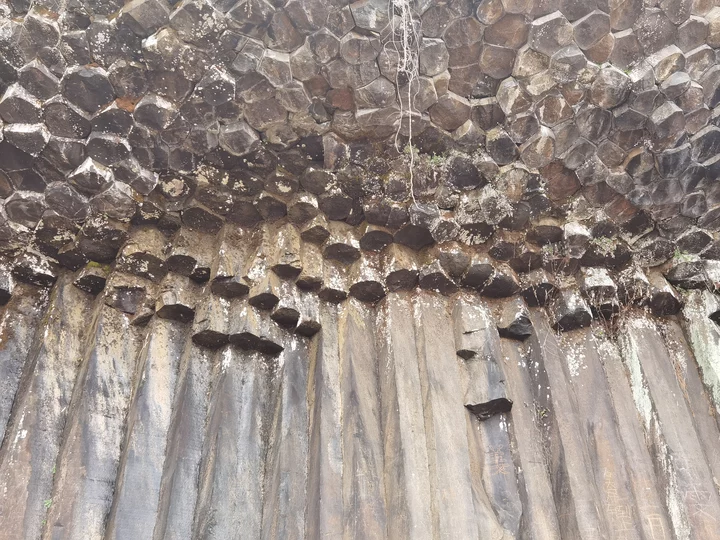
#> input picture mv/1.png, 720 x 540 px, found by its file name
$ python test2.py
#> lines starting #> are read from the running program, lines starting #| are printed output that depends on the picture
import matplotlib.pyplot as plt
import numpy as np
from PIL import Image

# 设置 matplotlib 支持中文显示
plt.rcParams['font.sans-serif'] = ['SimHei', 'Microsoft YaHei', 'SimSun']
plt.rcParams['axes.unicode_minus'] = False

def load_image(path):
    """加载图像并转为灰度"""
#> called with path = 'D:\\vision\\mv\\1.png'
    img = Image.open(path).convert('L')  # 转为灰度图
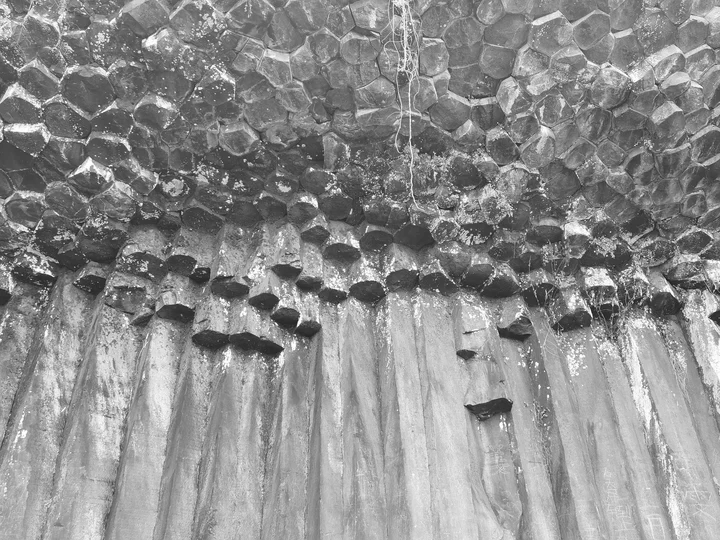
#> img: PIL image 720x540 L; min 28, max 255, mean 142.2
    return np.array(img)

def sobel_operator(image):
    """
    手动实现 Sobel 算子
    """
    # Sobel 核
    sobel_x = np.array([[-1, 0, 1],
                        [-2, 0, 2],
                        [-1, 0, 1]])

    sobel_y = np.array([[-1, -2, -1],
                        [ 0,  0,  0],
                        [ 1,  2,  1]])

    h, w = image.shape
#> h = 540; w = 720
    output_x = np.zeros((h, w), dtype=np.float64)
    output_y = np.zeros((h, w), dtype=np.float64)

    # 填充边界（补零）
    padded = np.pad(image.astype(np.float64), pad_width=1, mode='constant', constant_values=0)
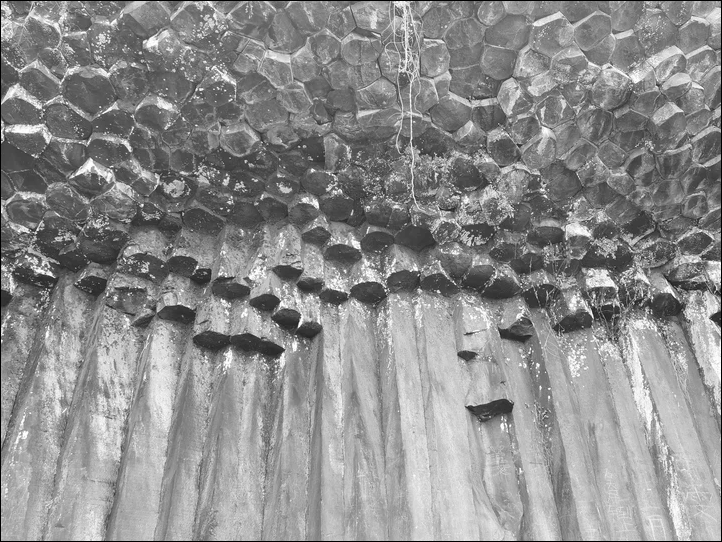
#> padded: shape (542, 722) float64; min 0, max 255, mean 141.3

    # 卷积操作
    for i in range(h):
        for j in range(w):
            # 提取 3x3 区域
            region = padded[i:i+3, j:j+3]
            # 卷积计算
            output_x[i, j] = np.sum(region * sobel_x)
            output_y[i, j] = np.sum(region * sobel_y)
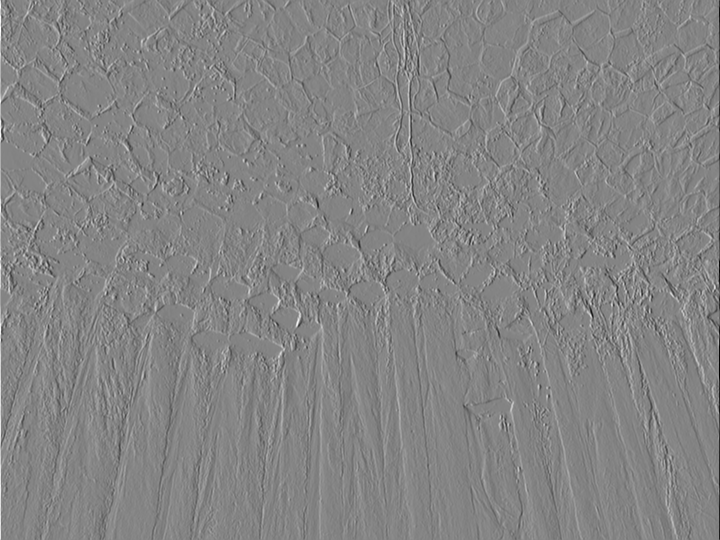
#> output_x: shape (540, 720) float64; min -1010, max 936, mean 0.1; drawn with min black and max white
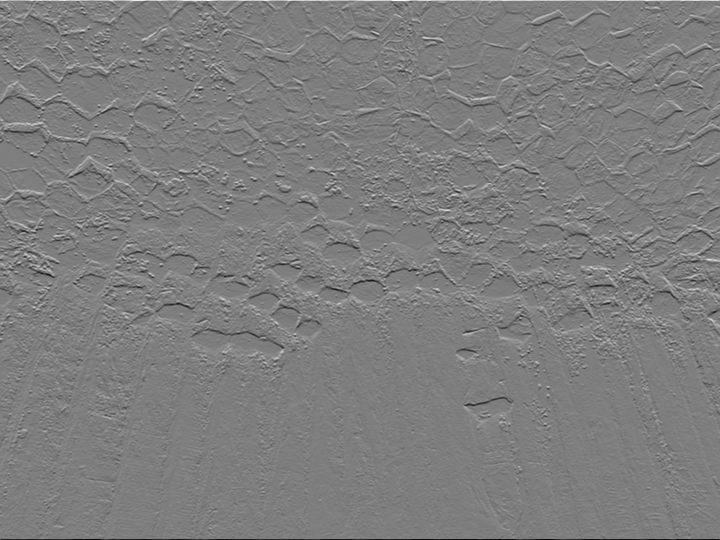
#> output_y: shape (540, 720) float64; min -934, max 953, mean 0.3; drawn with min black and max white

    return output_x, output_y

def normalize(image):
    """归一化到 0-255"""
    img_min = np.min(image)
#> img_min = -1010
    img_max = np.max(image)
#> img_max = 936
    if img_max - img_min == 0:
        return np.zeros_like(image, dtype=np.uint8)
    return ((image - img_min) / (img_max - img_min) * 255).astype(np.uint8)

def combine_edges(grad_x, grad_y):
    """组合两个方向的梯度"""
    # 计算梯度幅值
    magnitude = np.sqrt(grad_x**2 + grad_y**2)
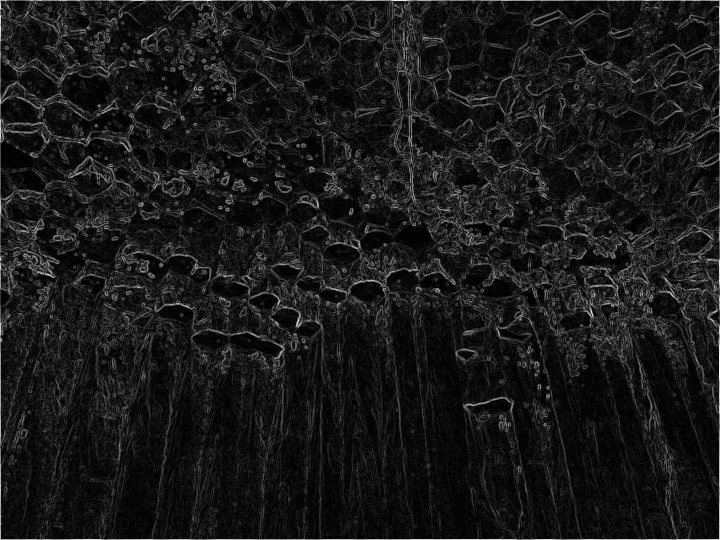
#> magnitude: shape (540, 720) float64; min 0, max 1010, mean 98.5; drawn with min black and max white
    return normalize(magnitude)

# 主程序
if __name__ == "__main__":
    # 读取图像
    img_path = r"D:\vision\mv\1.png"
    gray = load_image(img_path)

    # 应用 Sobel 算子
    grad_x, grad_y = sobel_operator(gray)

    # 归一化显示
    grad_x_norm = normalize(grad_x)
    grad_y_norm = normalize(grad_y)

    # 组合边缘
    combined = combine_edges(grad_x, grad_y)

    # 显示结果
    titles = ['原始图像', 'Sobel X (垂直边缘)', 'Sobel Y (水平边缘)', 'Sobel 组合']
    images = [gray, grad_x_norm, grad_y_norm, combined]

    plt.figure(figsize=(12, 8))
    for i in range(4):
        plt.subplot(2, 2, i+1)
        plt.imshow(images[i], cmap='gray')
        plt.title(titles[i])
        plt.xticks([]), plt.yticks([])
    plt.tight_layout()
    plt.show()

    print("Sobel 算子完成！")
    print(f"梯度 X 范围：{grad_x.min():.2f} ~ {grad_x.max():.2f}")
#| 梯度 X 范围：-1010.00 ~ 936.00
    print(f"梯度 Y 范围：{grad_y.min():.2f} ~ {grad_y.max():.2f}")
#| 梯度 Y 范围：-934.00 ~ 953.00

$ run again, with mv/2.png copied over mv/1.png
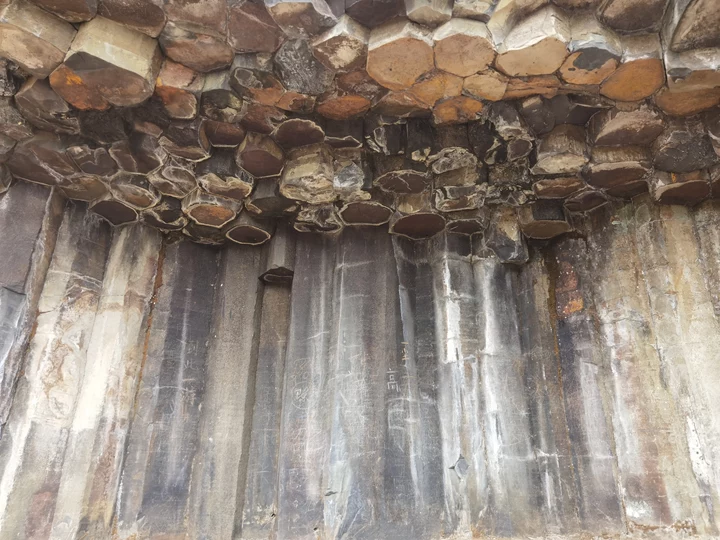
#> input picture mv/2.png, 720 x 540 px, found by its file name
#> after the loop in sobel_operator, `for i in range(h):`:
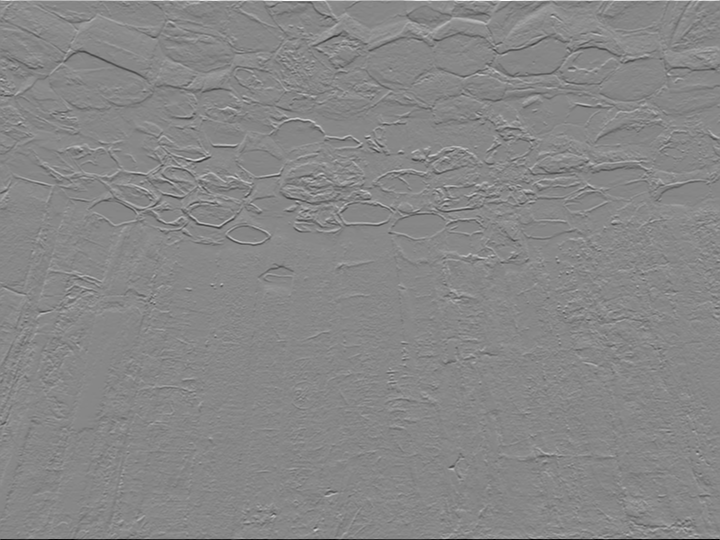
#> output_y: shape (540, 720) float64; min -949, max 838, mean 0.5; drawn with min black and max white
#> img_min = -985
#> img_max = 1018
#> in combine_edges, `magnitude = np.sqrt(grad_x**2 + grad_y**2)`:
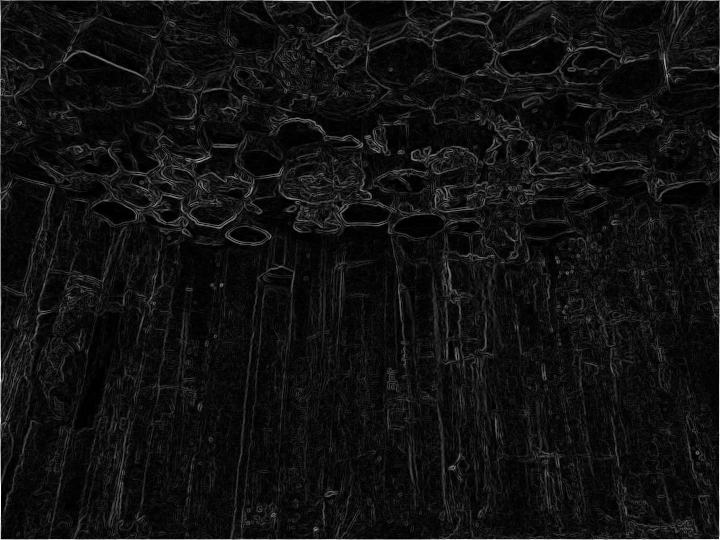
#> magnitude: shape (540, 720) float64; min 0, max 1018.2, mean 69.4; drawn with min black and max white
#| 梯度 X 范围：-985.00 ~ 1018.00
#| 梯度 Y 范围：-949.00 ~ 838.00

$ run again, with mv/fzy.jpg saved as mv/1.png
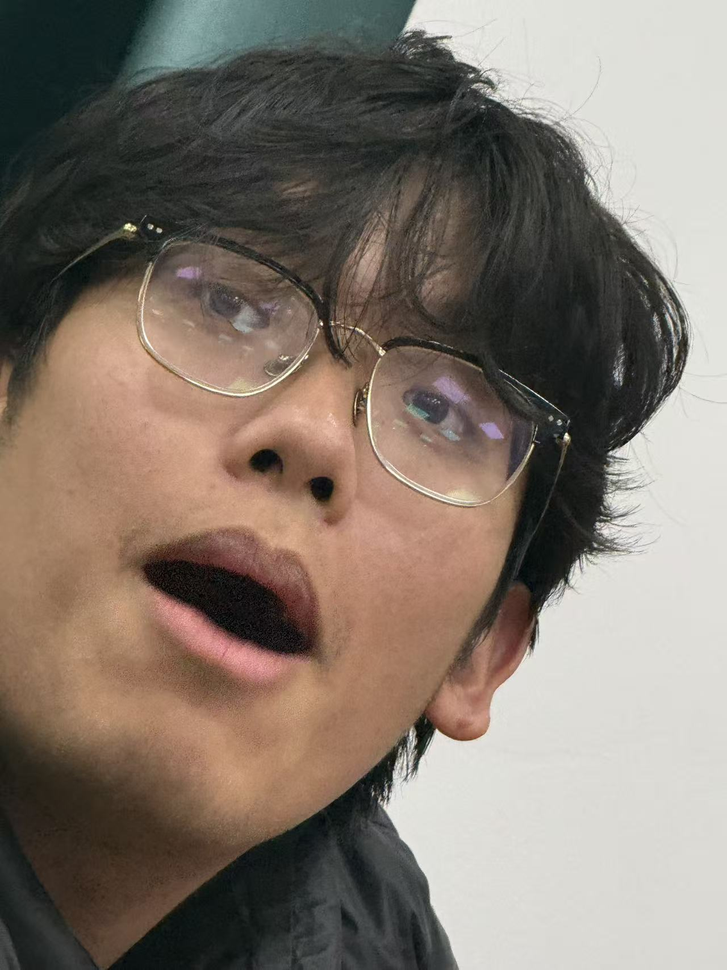
#> input picture mv/fzy.jpg, 727 x 970 px, shrunk from 1280 x 1707 before the run, found by its file name
#> after the loop in sobel_operator, `for i in range(h):`:
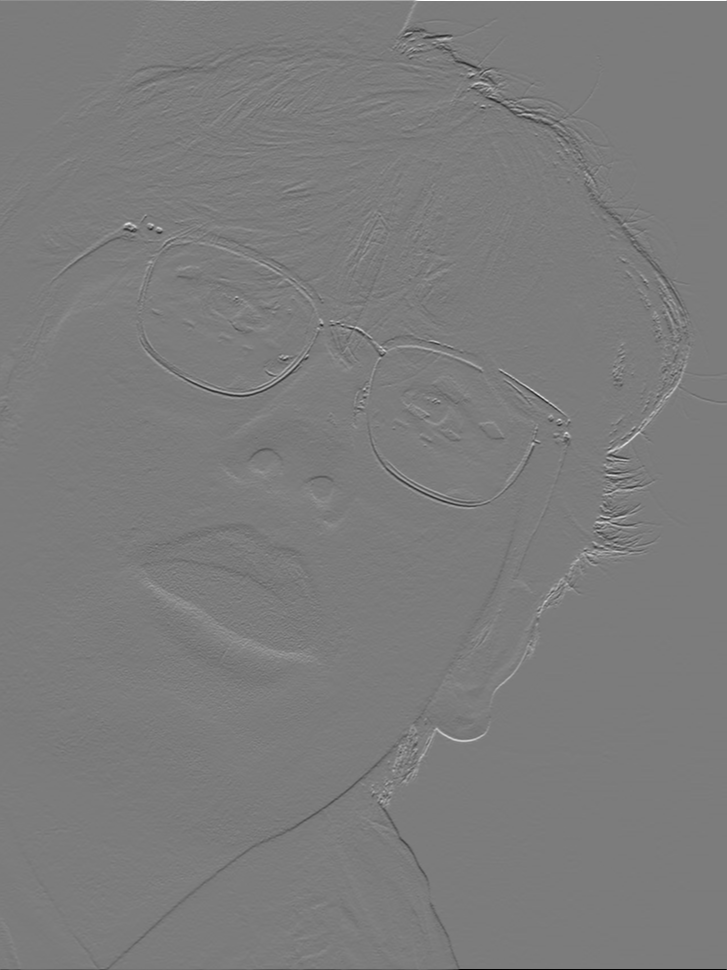
#> output_y: shape (970, 727) float64; min -884, max 928, mean -0.1; drawn with min black and max white
#> img_min = -918
#> img_max = 764
#> in combine_edges, `magnitude = np.sqrt(grad_x**2 + grad_y**2)`:
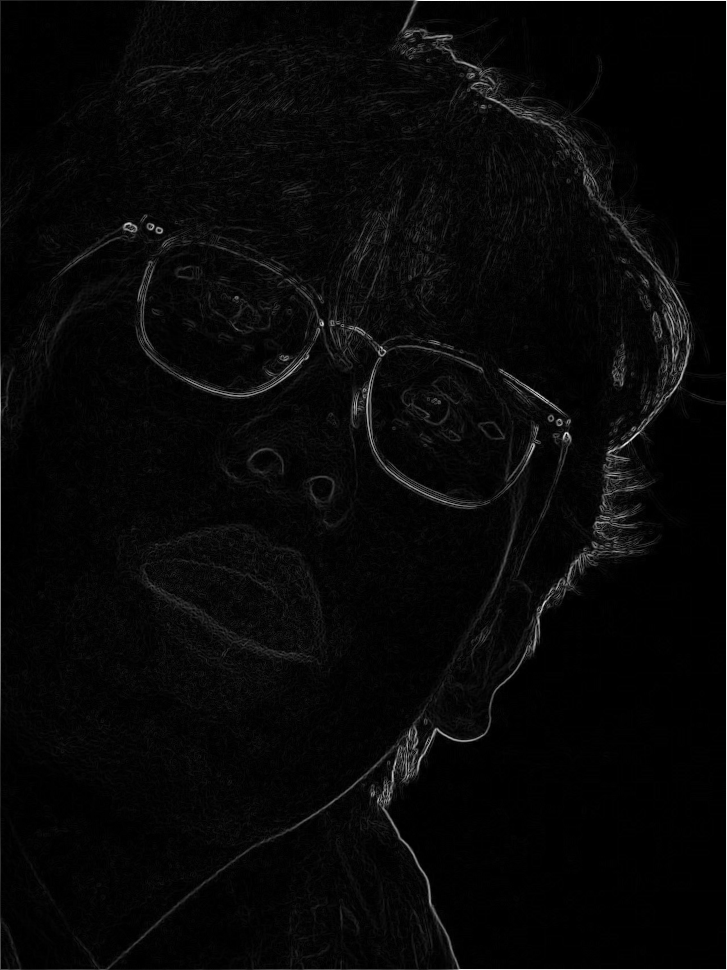
#> magnitude: shape (970, 727) float64; min 0, max 941.9, mean 30.5; drawn with min black and max white
#| 梯度 X 范围：-918.00 ~ 764.00
#| 梯度 Y 范围：-884.00 ~ 928.00
